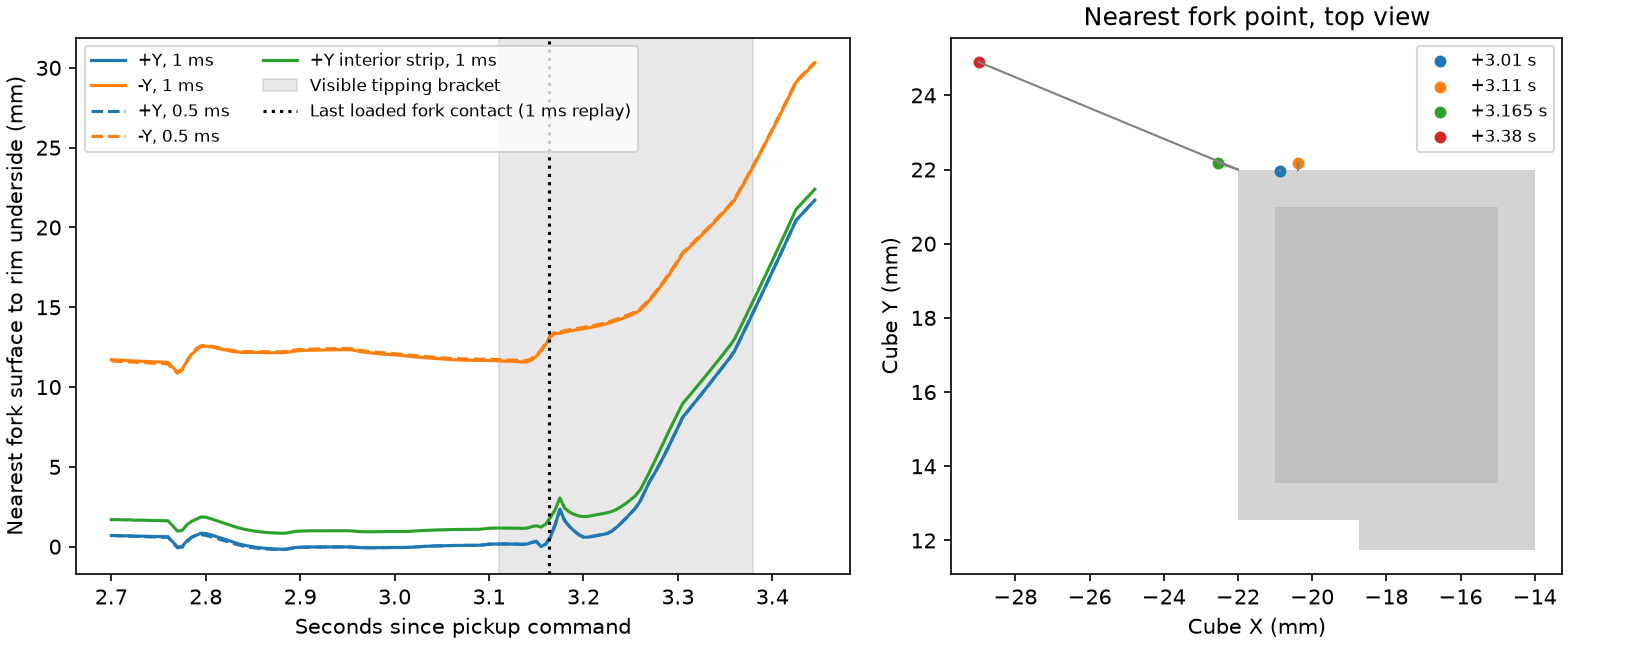

Write Python code to recreate this figure.
"""Closest fork surface to the exposed underside of the acquisition face's upper rim."""
import csv
import importlib
import sys
from xml.etree import ElementTree as ET

import matplotlib.pyplot as plt
import mujoco as mj
import numpy as np

run = importlib.import_module("fork-rake")
tree = ET.parse(sys.argv[1])
run.require_printed_fork(tree)
cube = tree.find(".//body[@name='cube']")
boxes = []
for geom in cube.findall("geom"):
    assert geom.get("type") == "box" and geom.get("quat") is None
    p,s = [1000*np.fromstring(geom.get(k),sep=" ") for k in ("pos","size")]
    boxes.append((p-s,p+s))
# The center opening ends at the lower face of the top central shell tile.
z = min(lo[2] for lo,hi in boxes if lo[2]>0 and lo[0]<0<hi[0] and lo[1]<0<hi[1])
# Tile the forwardmost 8 mm of that ledge, covering both corner openings.
x0 = min(lo[0] for lo,hi in boxes if lo[2]<z+.01<hi[2])
xs = sorted({x0,x0+8,*[v for b in boxes for pt in b for v in [round(pt[0],8)] if x0<v<x0+8]})
ys = sorted({round(pt[1],8) for b in boxes for pt in b})
def filled(x,y,h):
    return any(np.all(lo<[x,y,h]) and np.all(np.array([x,y,h])<hi) for lo,hi in boxes)
rects=[]
for a,b in zip(xs,xs[1:]):
    if b-a<1e-6: continue
    for c,e in zip(ys,ys[1:]):
        u,v=(a+b)/2,(c+e)/2
        if e-c<1e-6 or not filled(u,v,z+.01) or filled(u,v,z-.01): continue
        if rects and rects[-1][:2]==[a,b] and abs(rects[-1][3]-c)<1e-7:
            rects[-1][3]=e
        else:
            rects.append([a,b,c,e])
# A conservative interior strip common to the full sampled depth on each side.
regions=[("full",r) for r in rects]
for sign in (1,-1):
    side_rects=[r for r in rects if sign*(r[2]+r[3])>0]
    regions.append(("interior",[x0+1,x0+7,max(r[2] for r in side_rects)+1,min(r[3] for r in side_rects)-1]))
probes=[]
for j,(region,(a,b,c,e)) in enumerate(regions):
    name=f"under_rim_{j}"
    probes.append((name,("+Y" if c>0 else "-Y",region)))
    # 2 µm thick and zero mass. Contact masks exclude these from dynamics.
    ET.SubElement(cube,"geom",name=name,type="box",mass="0",contype="0",conaffinity="0",
                  pos=f"{(a+b)/2000} {(c+e)/2000} {z/1000}",
                  size=f"{(b-a)/2000} {(e-c)/2000} .000001")
groups=sorted({group for _,group in probes})
run.add_links(tree,run.repo)
m=mj.MjModel.from_xml_string(ET.tostring(tree.getroot(),encoding="unicode"))
fork=[i for i in range(m.ngeom) if m.geom_bodyid[i]==m.body("fork").id and m.geom_type[i]==mj.mjtGeom.mjGEOM_MESH]
rows=[]
def observe(m,d,t,i):
    if not (2.70<=t<=3.45) or i%round(.005/m.opt.timestep): return
    for group in groups:
        best=float("inf")
        connector=np.zeros(6)
        for name,s in probes:
            if s!=group: continue
            for geom in fork:
                dist=mj.mj_geomDistance(m,d,geom,m.geom(name).id,.1,connector)
                if dist<best:
                    best=dist
                    local=d.xmat[m.body("cube").id].reshape(3,3).T@(connector[:3]-connector[3:])
                    offset=local.copy()*1000
                    rim=1000*(d.xmat[m.body("cube").id].reshape(3,3).T@(connector[3:]-d.xpos[m.body("cube").id]))
        rows.append([m.opt.timestep*1000,round(t,5),group[0],best*1000,*offset,group[1],*rim])
summaries=list(run.replay(m,[0],observe=observe))
for new,baseline in zip(summaries,np.genfromtxt(run.here/"fork-rake.csv",delimiter=",",names=True)[::5]):
    np.testing.assert_allclose(new,list(baseline),atol=1e-6)
with (run.here/"pickup-undercut.csv").open("w") as f:
    w=csv.writer(f,lineterminator="\n")
    w.writerow(["step_ms","time_s","cube_side","clearance_mm","fork_minus_rim_x_mm","fork_minus_rim_y_mm","fork_minus_rim_z_mm","region","rim_x_mm","rim_y_mm","rim_z_mm"])
    w.writerows(rows)
fig,(ax,xy)=plt.subplots(1,2,figsize=(11,4.3),layout="constrained")
for dt in [1,.5]:
    for s,col in [("+Y","tab:blue"),("-Y","tab:orange")]:
        r=[a for a in rows if a[0]==dt and a[2]==s and a[7]=="full"]
        ax.plot([a[1] for a in r],[a[3] for a in r],"-" if dt==1 else "--",color=col,label=f"{s}, {dt:g} ms")
r=[a for a in rows if a[0]==1 and a[2]=="+Y" and a[7]=="interior"]
ax.plot([a[1] for a in r],[a[3] for a in r],color="tab:green",label="+Y interior strip, 1 ms")
ax.axvspan(3.11,3.38,color="gray",alpha=.18,label="Visible tipping bracket")
ax.axvline(3.164,color="k",ls=":",label="Last loaded fork contact (1 ms replay)")
ax.set(xlabel="Seconds since pickup command",ylabel="Nearest fork surface to rim underside (mm)")
ax.legend(ncol=2,fontsize=8)
from matplotlib.patches import Rectangle
for region,(a,b,c,e) in regions:
    if c<0: continue
    xy.add_patch(Rectangle((a,c),b-a,e-c,facecolor=("lightgray" if region=="full" else "silver"),edgecolor="none"))
for t in (3.01,3.11,3.165,3.38):
    point=next(a for a in rows if a[0]==1 and a[1]==t and a[2]=="+Y" and a[7]=="full")
    x,y=point[8:10]
    u,v=point[4:6]
    xy.plot([x,x+u],[y,y+v],"-",color="gray",lw=1)
    xy.scatter(x+u,y+v,label=f"+{t:g} s",s=22)
xy.set(aspect="equal",xlabel="Cube X (mm)",ylabel="Cube Y (mm)",title="Nearest fork point, top view")
xy.autoscale()
xy.legend(fontsize=8)
fig.savefig(run.here/"pickup-undercut.png",dpi=150)
print("rectangles",rects,"height",z)
